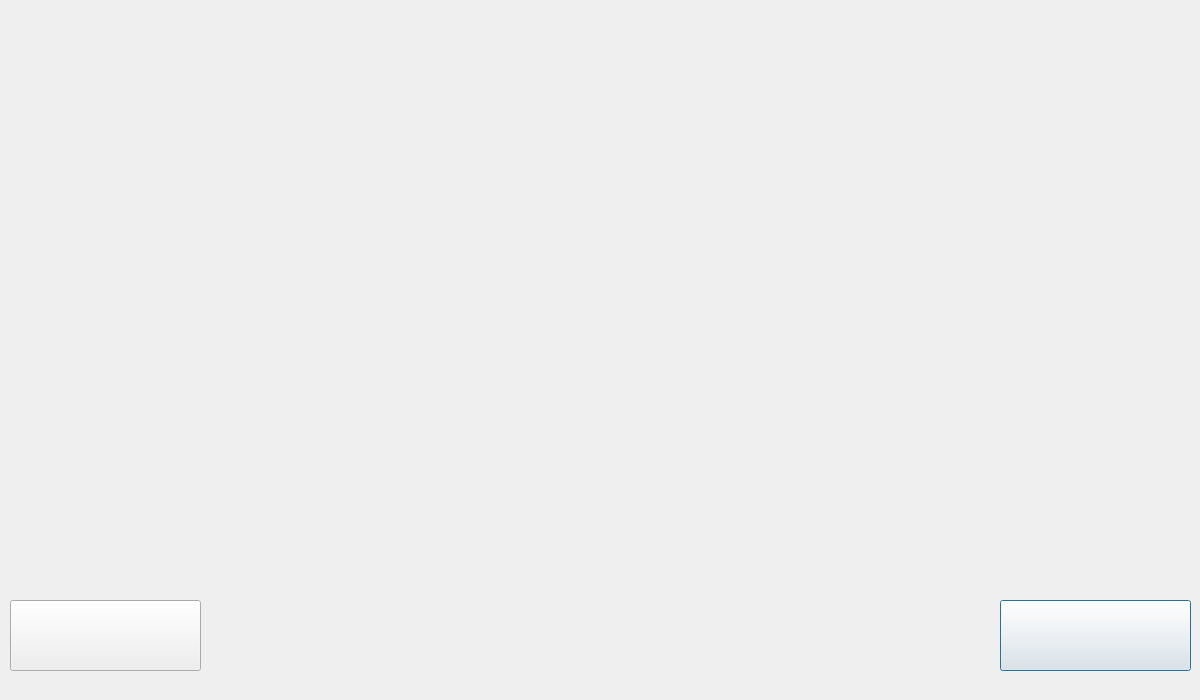
<?xml version="1.0" encoding="UTF-8"?>
<ui version="4.0">
 <class>FirstScreen</class>
 <widget class="QDialog" name="FirstScreen">
  <property name="geometry">
   <rect>
    <x>0</x>
    <y>0</y>
    <width>1200</width>
    <height>700</height>
   </rect>
  </property>
  <property name="sizePolicy">
   <sizepolicy hsizetype="Preferred" vsizetype="Preferred">
    <horstretch>0</horstretch>
    <verstretch>0</verstretch>
   </sizepolicy>
  </property>
  <property name="mouseTracking">
   <bool>false</bool>
  </property>
  <property name="windowTitle">
   <string>Dialog</string>
  </property>
  <property name="windowIcon">
   <iconset resource="img.qrc">
    <normaloff>:/image1/img/backgorund.jfif</normaloff>:/image1/img/backgorund.jfif</iconset>
  </property>
  <property name="styleSheet">
   <string notr="true">border-image: url(:/fscreen/firstscreenimg/backgorund_2.png)  0 0 0 0 stretch stretch;</string>
  </property>
  <widget class="QPushButton" name="startButton">
   <property name="geometry">
    <rect>
     <x>1000</x>
     <y>600</y>
     <width>191</width>
     <height>71</height>
    </rect>
   </property>
   <property name="font">
    <font>
     <pointsize>14</pointsize>
     <bold>true</bold>
    </font>
   </property>
   <property name="cursor">
    <cursorShape>PointingHandCursor</cursorShape>
   </property>
   <property name="styleSheet">
    <string notr="true">border-image: url(:/fscreen/firstscreenimg/start_turkuaz.png);</string>
   </property>
   <property name="text">
    <string/>
   </property>
  </widget>
  <widget class="QPushButton" name="scoreButton">
   <property name="geometry">
    <rect>
     <x>10</x>
     <y>600</y>
     <width>191</width>
     <height>71</height>
    </rect>
   </property>
   <property name="font">
    <font>
     <pointsize>14</pointsize>
     <bold>true</bold>
    </font>
   </property>
   <property name="cursor">
    <cursorShape>PointingHandCursor</cursorShape>
   </property>
   <property name="styleSheet">
    <string notr="true">border-image: url(:/fscreen/firstscreenimg/scores_turkuaz.png);
</string>
   </property>
   <property name="text">
    <string/>
   </property>
  </widget>
 </widget>
 <resources>
  <include location="img.qrc"/>
 </resources>
 <connections/>
</ui>
